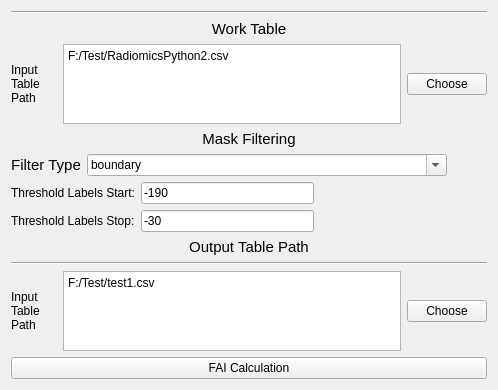
          <widget class="QWidget" name="tab_2">
           <attribute name="title">
            <string>FAI</string>
           </attribute>
           <layout class="QVBoxLayout" name="verticalLayout_3">
            <item>
             <layout class="QVBoxLayout" name="verticalLayout_LC_75">
              <item>
               <widget class="Line" name="line_246">
                <property name="orientation">
                 <enum>Qt::Horizontal</enum>
                </property>
               </widget>
              </item>
              <item>
               <widget class="QLabel" name="label_923">
                <property name="font">
                 <font>
                  <family>Arial</family>
                  <pointsize>11</pointsize>
                  <weight>50</weight>
                  <bold>false</bold>
                 </font>
                </property>
                <property name="text">
                 <string>Work Table</string>
                </property>
                <property name="alignment">
                 <set>Qt::AlignCenter</set>
                </property>
               </widget>
              </item>
              <item>
               <layout class="QHBoxLayout" name="horizontalLayout_FM1_87">
                <item>
                 <widget class="QLabel" name="label_888">
                  <property name="sizePolicy">
                   <sizepolicy hsizetype="Preferred" vsizetype="Preferred">
                    <horstretch>0</horstretch>
                    <verstretch>0</verstretch>
                   </sizepolicy>
                  </property>
                  <property name="minimumSize">
                   <size>
                    <width>46</width>
                    <height>0</height>
                   </size>
                  </property>
                  <property name="maximumSize">
                   <size>
                    <width>16777215</width>
                    <height>16777215</height>
                   </size>
                  </property>
                  <property name="text">
                   <string>Input Table Path</string>
                  </property>
                  <property name="wordWrap">
                   <bool>true</bool>
                  </property>
                 </widget>
                </item>
                <item>
                 <widget class="QPlainTextEdit" name="caseTablePathFAITxt_SIEJZ">
                  <property name="enabled">
                   <bool>true</bool>
                  </property>
                  <property name="sizePolicy">
                   <sizepolicy hsizetype="Expanding" vsizetype="Expanding">
                    <horstretch>0</horstretch>
                    <verstretch>60</verstretch>
                   </sizepolicy>
                  </property>
                  <property name="minimumSize">
                   <size>
                    <width>0</width>
                    <height>0</height>
                   </size>
                  </property>
                  <property name="maximumSize">
                   <size>
                    <width>16777215</width>
                    <height>80</height>
                   </size>
                  </property>
                  <property name="baseSize">
                   <size>
                    <width>0</width>
                    <height>0</height>
                   </size>
                  </property>
                  <property name="plainText">
                   <string>F:/Test/RadiomicsPython2.csv</string>
                  </property>
                 </widget>
                </item>
                <item>
                 <widget class="QPushButton" name="ChooseTableFileFAIBtn_SIEJZ">
                  <property name="sizePolicy">
                   <sizepolicy hsizetype="Fixed" vsizetype="Fixed">
                    <horstretch>0</horstretch>
                    <verstretch>0</verstretch>
                   </sizepolicy>
                  </property>
                  <property name="text">
                   <string>Choose</string>
                  </property>
                 </widget>
                </item>
               </layout>
              </item>
              <item>
               <layout class="QVBoxLayout" name="verticalLayout_LC_95">
                <item>
                 <widget class="QLabel" name="label_1060">
                  <property name="sizePolicy">
                   <sizepolicy hsizetype="Minimum" vsizetype="Preferred">
                    <horstretch>0</horstretch>
                    <verstretch>0</verstretch>
                   </sizepolicy>
                  </property>
                  <property name="font">
                   <font>
                    <family>Arial</family>
                    <pointsize>11</pointsize>
                   </font>
                  </property>
                  <property name="text">
                   <string>Mask Filtering</string>
                  </property>
                  <property name="alignment">
                   <set>Qt::AlignCenter</set>
                  </property>
                 </widget>
                </item>
                <item>
                 <layout class="QHBoxLayout" name="horizontalLayout_365">
                  <item>
                   <widget class="QLabel" name="label_1061">
                    <property name="sizePolicy">
                     <sizepolicy hsizetype="Minimum" vsizetype="Preferred">
                      <horstretch>0</horstretch>
                      <verstretch>0</verstretch>
                     </sizepolicy>
                    </property>
                    <property name="font">
                     <font>
                      <family>Arial</family>
                      <pointsize>11</pointsize>
                     </font>
                    </property>
                    <property name="text">
                     <string>Filter Type</string>
                    </property>
                    <property name="alignment">
                     <set>Qt::AlignCenter</set>
                    </property>
                   </widget>
                  </item>
                  <item>
                   <widget class="QComboBox" name="thresTypeFAICBox_SIEJZ">
                    <property name="sizePolicy">
                     <sizepolicy hsizetype="Minimum" vsizetype="Fixed">
                      <horstretch>0</horstretch>
                      <verstretch>0</verstretch>
                     </sizepolicy>
                    </property>
                    <property name="minimumSize">
                     <size>
                      <width>360</width>
                      <height>0</height>
                     </size>
                    </property>
                    <property name="editable">
                     <bool>true</bool>
                    </property>
                    <item>
                     <property name="text">
                      <string>boundary</string>
                     </property>
                    </item>
                    <item>
                     <property name="text">
                      <string>single value greater</string>
                     </property>
                    </item>
                    <item>
                     <property name="text">
                      <string>single value</string>
                     </property>
                    </item>
                    <item>
                     <property name="text">
                      <string>not single value</string>
                     </property>
                    </item>
                    <item>
                     <property name="text">
                      <string>single value less</string>
                     </property>
                    </item>
                    <item>
                     <property name="text">
                      <string>outside boundary</string>
                     </property>
                    </item>
                   </widget>
                  </item>
                  <item>
                   <spacer name="horizontalSpacer_31_SCPSJZ_25">
                    <property name="orientation">
                     <enum>Qt::Horizontal</enum>
                    </property>
                    <property name="sizeType">
                     <enum>QSizePolicy::Expanding</enum>
                    </property>
                    <property name="sizeHint" stdset="0">
                     <size>
                      <width>40</width>
                      <height>20</height>
                     </size>
                    </property>
                   </spacer>
                  </item>
                 </layout>
                </item>
                <item>
                 <layout class="QHBoxLayout" name="horizontalLayout_356">
                  <item>
                   <widget class="QLabel" name="label_1062">
                    <property name="text">
                     <string>Threshold Labels Start:</string>
                    </property>
                   </widget>
                  </item>
                  <item>
                   <widget class="QLineEdit" name="thresStrtFAILineTxt_SIEJZ">
                    <property name="text">
                     <string>-190</string>
                    </property>
                   </widget>
                  </item>
                  <item>
                   <spacer name="horizontalSpacer_31_SCPSJZ_30">
                    <property name="orientation">
                     <enum>Qt::Horizontal</enum>
                    </property>
                    <property name="sizeType">
                     <enum>QSizePolicy::Expanding</enum>
                    </property>
                    <property name="sizeHint" stdset="0">
                     <size>
                      <width>40</width>
                      <height>20</height>
                     </size>
                    </property>
                   </spacer>
                  </item>
                 </layout>
                </item>
                <item>
                 <layout class="QHBoxLayout" name="horizontalLayout_366">
                  <item>
                   <widget class="QLabel" name="label_1063">
                    <property name="text">
                     <string>Threshold Labels Stop:</string>
                    </property>
                   </widget>
                  </item>
                  <item>
                   <widget class="QLineEdit" name="thresStopFAILineTxt_SIEJZ">
                    <property name="text">
                     <string>-30</string>
                    </property>
                   </widget>
                  </item>
                  <item>
                   <spacer name="horizontalSpacer_31_SCPSJZ_31">
                    <property name="orientation">
                     <enum>Qt::Horizontal</enum>
                    </property>
                    <property name="sizeType">
                     <enum>QSizePolicy::Expanding</enum>
                    </property>
                    <property name="sizeHint" stdset="0">
                     <size>
                      <width>40</width>
                      <height>20</height>
                     </size>
                    </property>
                   </spacer>
                  </item>
                 </layout>
                </item>
               </layout>
              </item>
              <item>
               <widget class="QLabel" name="label_924">
                <property name="font">
                 <font>
                  <family>Arial</family>
                  <pointsize>11</pointsize>
                  <weight>50</weight>
                  <bold>false</bold>
                 </font>
                </property>
                <property name="text">
                 <string>Output Table Path</string>
                </property>
                <property name="alignment">
                 <set>Qt::AlignCenter</set>
                </property>
               </widget>
              </item>
              <item>
               <widget class="Line" name="line_249">
                <property name="orientation">
                 <enum>Qt::Horizontal</enum>
                </property>
               </widget>
              </item>
              <item>
               <layout class="QHBoxLayout" name="horizontalLayout_FM1_88">
                <item>
                 <widget class="QLabel" name="label_891">
                  <property name="sizePolicy">
                   <sizepolicy hsizetype="Preferred" vsizetype="Preferred">
                    <horstretch>0</horstretch>
                    <verstretch>0</verstretch>
                   </sizepolicy>
                  </property>
                  <property name="minimumSize">
                   <size>
                    <width>46</width>
                    <height>0</height>
                   </size>
                  </property>
                  <property name="maximumSize">
                   <size>
                    <width>16777215</width>
                    <height>16777215</height>
                   </size>
                  </property>
                  <property name="text">
                   <string>Input Table Path</string>
                  </property>
                  <property name="wordWrap">
                   <bool>true</bool>
                  </property>
                 </widget>
                </item>
                <item>
                 <widget class="QPlainTextEdit" name="OutTablePathFAITxt_SIEJZ">
                  <property name="enabled">
                   <bool>true</bool>
                  </property>
                  <property name="sizePolicy">
                   <sizepolicy hsizetype="Expanding" vsizetype="Expanding">
                    <horstretch>0</horstretch>
                    <verstretch>60</verstretch>
                   </sizepolicy>
                  </property>
                  <property name="minimumSize">
                   <size>
                    <width>0</width>
                    <height>0</height>
                   </size>
                  </property>
                  <property name="maximumSize">
                   <size>
                    <width>16777215</width>
                    <height>80</height>
                   </size>
                  </property>
                  <property name="baseSize">
                   <size>
                    <width>0</width>
                    <height>0</height>
                   </size>
                  </property>
                  <property name="plainText">
                   <string>F:/Test/test1.csv</string>
                  </property>
                 </widget>
                </item>
                <item>
                 <widget class="QPushButton" name="ChooseSaveFileFAIBtn_SIEJZ">
                  <property name="sizePolicy">
                   <sizepolicy hsizetype="Fixed" vsizetype="Fixed">
                    <horstretch>0</horstretch>
                    <verstretch>0</verstretch>
                   </sizepolicy>
                  </property>
                  <property name="text">
                   <string>Choose</string>
                  </property>
                 </widget>
                </item>
               </layout>
              </item>
              <item>
               <widget class="QPushButton" name="FAICalculationBtn_SIEJZ">
                <property name="sizePolicy">
                 <sizepolicy hsizetype="Preferred" vsizetype="Fixed">
                  <horstretch>0</horstretch>
                  <verstretch>0</verstretch>
                 </sizepolicy>
                </property>
                <property name="text">
                 <string>FAI Calculation</string>
                </property>
               </widget>
              </item>
             </layout>
            </item>
           </layout>
          </widget>
